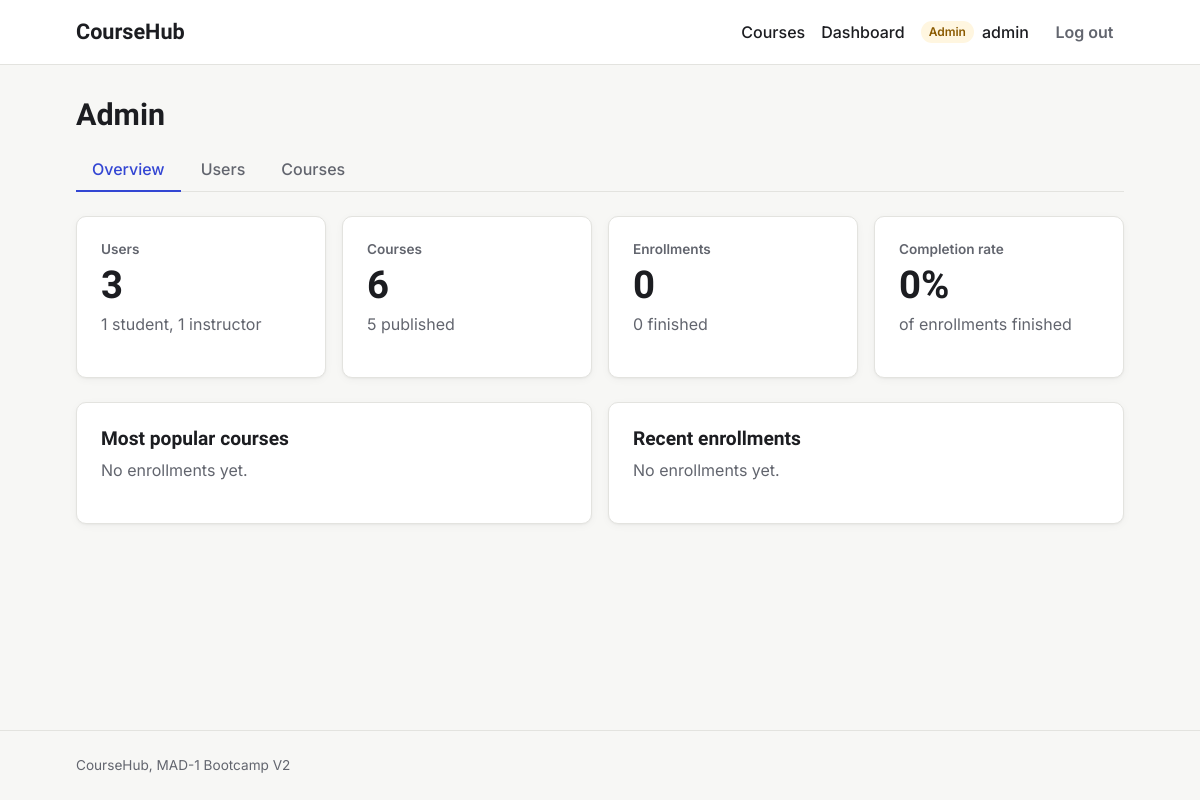
The app's page /admin (signed in), older data.
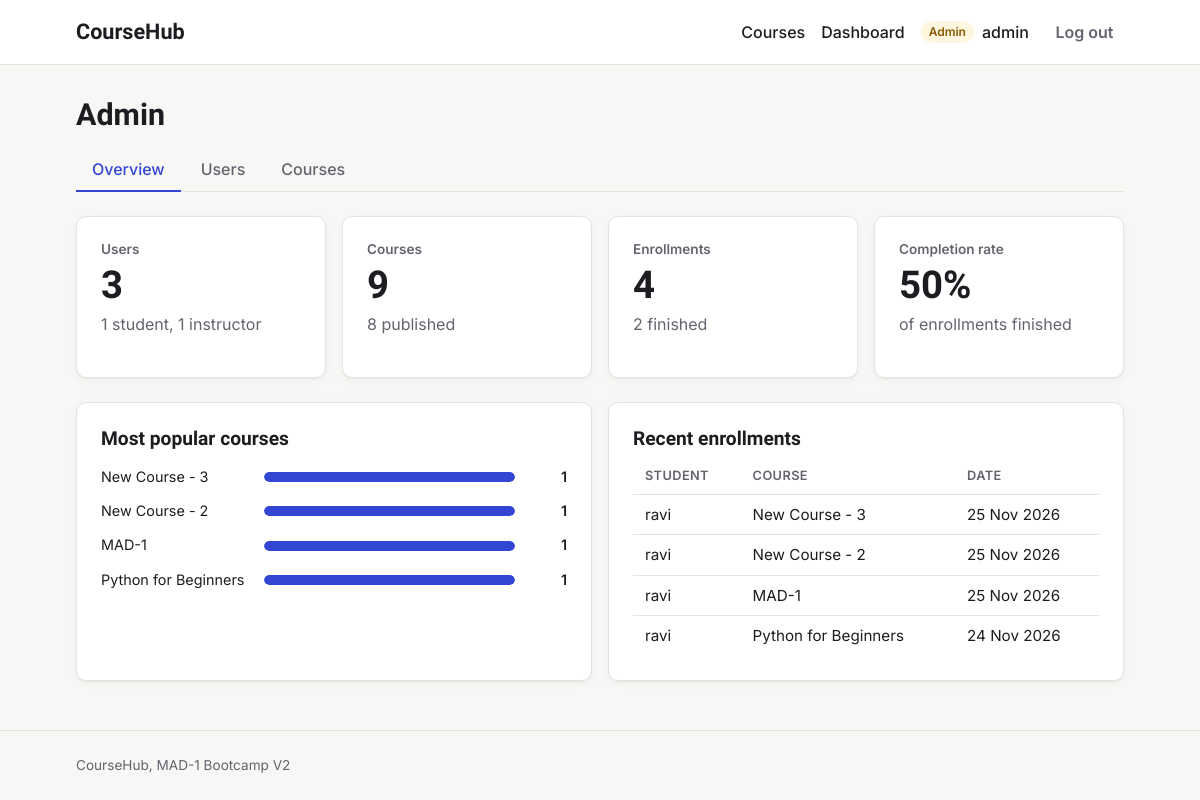
The same page, newer data.
### models.py (models this page shows, shortened)
class Course(db.Model):
    id = db.Column(db.Integer, primary_key=True)
    title = db.Column(db.String(200), nullable=False)
    slug = db.Column(db.String(200), unique=True, nullable=False)
    description = db.Column(db.Text)
    short_description = db.Column(db.String(500))
    thumbnail = db.Column(db.String(300))
    price = db.Column(db.Float, default=0.0)
    category = db.Column(db.String(50))
    level = db.Column(db.String(20))
    is_published = db.Column(db.Boolean, default=False)
    is_featured = db.Column(db.Boolean, default=False)
    instructor_id = db.Column(db.Integer, db.ForeignKey("user.id"), nullable=False)
    created_at = db.Column(db.DateTime, default=utc_now)
    updated_at = db.Column(db.DateTime, default=utc_now, onupdate=utc_now)
    lessons = db.relationship(
        "Lesson",
        backref="course",
        cascade="all, delete-orphan",
        order_by="Lesson.order",
    )
    enrollments = db.relationship(
        "Enrollment", backref="course", cascade="all, delete-orphan"
    )

class Enrollment(db.Model):
    id = db.Column(db.Integer, primary_key=True)
    student_id = db.Column(db.Integer, db.ForeignKey("user.id"), nullable=False)
    course_id = db.Column(db.Integer, db.ForeignKey("course.id"), nullable=False)
    enrolled_at = db.Column(db.DateTime, default=utc_now)
    completed_at = db.Column(db.DateTime)
    __table_args__ = (
        db.UniqueConstraint("student_id", "course_id", name="unique_enrollment"),
    )

class User(db.Model):
    id = db.Column(db.Integer, primary_key=True)
    username = db.Column(db.String(80), unique=True, nullable=False)
    email = db.Column(db.String(120), unique=True, nullable=False)
    password_hash = db.Column(db.String(256), nullable=False)
    role = db.Column(db.String(20), nullable=False, default="student")
    bio = db.Column(db.Text)
    avatar = db.Column(db.String(200))
    created_at = db.Column(db.DateTime, default=utc_now)
    is_active = db.Column(db.Boolean, default=True)
    taught_courses = db.relationship("Course", backref="instructor", lazy=True)
    enrollments = db.relationship(
        "Enrollment", backref="student", cascade="all, delete-orphan"
    )
    completions = db.relationship(
        "LessonCompletion", backref="student", cascade="all, delete-orphan"
    )

### routes/admin.py (the view)
@bp.route("/admin")
@admin_required
def dashboard():
    total_enrollments = count(db.select(db.func.count(Enrollment.id)))
    completed = count(
        db.select(db.func.count(Enrollment.id)).where(
            Enrollment.completed_at.is_not(None)
        )
    )
    stats = {
        "users": count(db.select(db.func.count(User.id))),
        "students": count(db.select(db.func.count(User.id)).where(User.role == "student")),
        "instructors": count(db.select(db.func.count(User.id)).where(User.role == "instructor")),
        "courses": count(db.select(db.func.count(Course.id))),
        "published": count(db.select(db.func.count(Course.id)).where(Course.is_published.is_(True))),
        "enrollments": total_enrollments,
        "completed": completed,
        "completion_rate": round(completed / total_enrollments * 100) if total_enrollments else 0,
    }
    top_courses = db.session.execute(
        db.select(Course.title, db.func.count(Enrollment.id).label("students"))
        .join(Enrollment, Enrollment.course_id == Course.id)
        .group_by(Course.id)
        .order_by(db.desc("students"))
        .limit(5)
    ).all()
    recent = db.session.scalars(
        db.select(Enrollment).order_by(Enrollment.enrolled_at.desc()).limit(8)
    ).all()
    return render_template(
        "admin_dashboard.html", stats=stats, top_courses=top_courses, recent=recent
    )

### helpers.py (called while the page is built)
def login_required(view):
    @wraps(view)
    def wrapped(*args, **kwargs):
        if g.user is None:
            flash("Please log in to continue.", "warning")
            return redirect(url_for("auth.login", next=request.full_path))
        return view(*args, **kwargs)
    return wrapped

def role_required(*roles):
    def decorator(view):
        @wraps(view)
        @login_required
        def wrapped(*args, **kwargs):
            if g.user.role not in roles:
                abort(403)
            return view(*args, **kwargs)
        return wrapped
    return decorator

### routes/admin.py (called while the page is built)
def count(query):
    return db.session.scalar(query) or 0

### templates/admin_dashboard.html (shortened to what this page needs)
{% extends "base.html" %}
{% from "macros.html" import stat_card, admin_tabs %}
{% block content %}
<div class="page-header">
  <h1>Admin</h1>
  {{ admin_tabs('overview') }}
</div>
<div class="card-grid">
  {{ stat_card("Users", stats.users, stats.students ~ " student" ~ ("" if stats.students == 1 else "s") ~ ", " ~ stats.instructors ~ " instructor" ~ ("" if stats.instructors == 1 else "s")) }}
  {{ stat_card("Courses", stats.courses, stats.published ~ " published") }}
  {{ stat_card("Enrollments", stats.enrollments, stats.completed ~ " finished") }}
  {{ stat_card("Completion rate", stats.completion_rate ~ "%", "of enrollments finished") }}
</div>
<div class="admin-columns">
  <section class="card">
    <h2>Most popular courses</h2>
    {% if top_courses %}
      {% set top = top_courses[0].students %}
      <ul class="bar-chart">
        {% for row in top_courses %}
          <li>
            <span class="bar-label">{{ row.title }}</span>
            <progress class="bar" value="{{ row.students }}" max="{{ top }}" aria-label="{{ row.title }}: {{ row.students }} students">{{ row.students }}</progress>
            <span class="bar-value">{{ row.students }}</span>
          </li>
        {% endfor %}
      </ul>
    {% else %}
      <p class="muted">No enrollments yet.</p>
    {% endif %}
  </section>
  <section class="card">
    <h2>Recent enrollments</h2>
    {% if recent %}
      <table class="table compact">
        <thead>
          <tr><th scope="col">Student</th><th scope="col">Course</th><th scope="col">Date</th></tr>
        </thead>
        <tbody>
          {% for e in recent %}
            <tr>
              <td>{{ e.student.username }}</td>
              <td>{{ e.course.title }}</td>
              <td>{{ e.enrolled_at.strftime('%d %b %Y') }}</td>
            </tr>
          {% endfor %}
        </tbody>
      </table>
    {% else %}
      <p class="muted">No enrollments yet.</p>
    {% endif %}
  </section>
</div>
{% endblock %}

Row changes from the older to the newer data that the page shows:
added Course: title "New Course - 3", students "1"
added Course: title "New Course - 2", students "1"
added Course: title "MAD-1", students "1"
now on this page (row edited): Course: title "Python for Beginners", students "1"
added Enrollment: student.username "ravi", course "New Course - 3", enrolled_at "25 Nov 2026"
added Enrollment: student.username "ravi", course "New Course - 2", enrolled_at "25 Nov 2026"
added Enrollment: student.username "ravi", course "MAD-1", enrolled_at "25 Nov 2026"
added Enrollment: student.username "ravi", course "Python for Beginners", enrolled_at "24 Nov 2026"
Text that changed along with them:
{{ value }}: "3 6 0 0%" → "3 9 4 50%"
{{ note }}: "1 student, 1 instructor 5 published 0 finished of enrollments finished" → "1 student, 1 instructor 8 published 2 finished of enrollments finished"
text no longer shown: "No enrollments yet. No enrollments yet."
text now shown: "STUDENT COURSE DATE"
